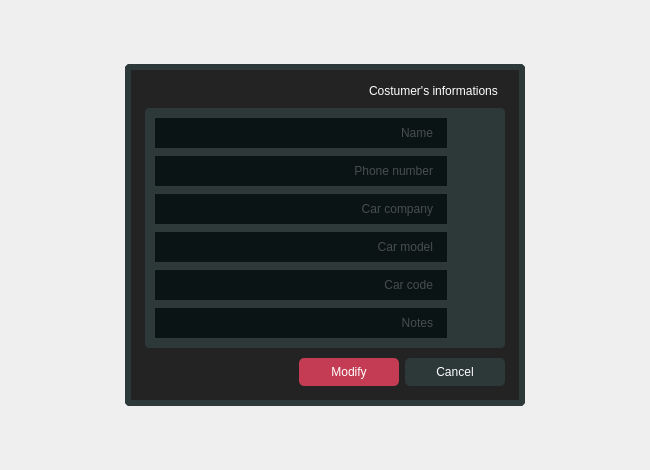
<?xml version="1.0" encoding="UTF-8"?>
<ui version="4.0">
 <class>Form</class>
 <widget class="QWidget" name="Form">
  <property name="geometry">
   <rect>
    <x>0</x>
    <y>0</y>
    <width>650</width>
    <height>470</height>
   </rect>
  </property>
  <property name="windowTitle">
   <string>Form</string>
  </property>
  <layout class="QGridLayout" name="gridLayout">
   <item row="0" column="0">
    <widget class="QWidget" name="verticalWidget" native="true">
     <property name="styleSheet">
      <string notr="true">background-color : rbga(0,0,0,100) ; </string>
     </property>
     <layout class="QGridLayout" name="gridLayout_2">
      <property name="leftMargin">
       <number>10</number>
      </property>
      <property name="topMargin">
       <number>10</number>
      </property>
      <property name="rightMargin">
       <number>10</number>
      </property>
      <property name="bottomMargin">
       <number>10</number>
      </property>
      <item row="1" column="1">
       <widget class="QWidget" name="verticalWidget_2" native="true">
        <property name="minimumSize">
         <size>
          <width>400</width>
          <height>0</height>
         </size>
        </property>
        <property name="styleSheet">
         <string notr="true">QWidget{
background-color : rgb(35,35,35)  ;
border-radius: 5px;
border: 6px solid #2d3838;

}

QLable{
color : white ; 
font: 12pt &quot;Segoe UI&quot;;

}</string>
        </property>
        <layout class="QVBoxLayout" name="verticalLayout_2">
         <property name="spacing">
          <number>10</number>
         </property>
         <property name="leftMargin">
          <number>20</number>
         </property>
         <property name="topMargin">
          <number>20</number>
         </property>
         <property name="rightMargin">
          <number>20</number>
         </property>
         <property name="bottomMargin">
          <number>20</number>
         </property>
         <item alignment="Qt::AlignRight">
          <widget class="QLabel" name="titeldialgue">
           <property name="styleSheet">
            <string notr="true">

QLabel{
font: 16pt &quot;BigNoodleTitling&quot;;
color : white ;
padding-left : 10px ;
border : none ; 

}</string>
           </property>
           <property name="text">
            <string>Costumer's informations </string>
           </property>
          </widget>
         </item>
         <item>
          <widget class="QWidget" name="verticalWidget_3" native="true">
           <property name="styleSheet">
            <string notr="true">QWidget{

background-color : #2d3838 ; 
border-radius: 5px;
color : #858585;
}

QLineEdit {
background-color: #0A1414 ;
border-radius: 0px;
color : #858585 ;
border: 1px solid #2f3939;
padding-right: 12px;
padding-top : 7px ;
padding-bottom : 7px ;
font: 10pt &quot;Segoe UI&quot;;
}
QLineEdit:hover {
	border: 1px solid #858585 ;
}
QLineEdit:focus {
	border: 1px solid  #858585;
	color : white ;
}</string>
           </property>
           <layout class="QVBoxLayout" name="verticalLayout">
            <item>
             <layout class="QHBoxLayout" name="horizontalLayout">
              <item>
               <widget class="QLineEdit" name="line_name">
                <property name="alignment">
                 <set>Qt::AlignRight|Qt::AlignTrailing|Qt::AlignVCenter</set>
                </property>
                <property name="placeholderText">
                 <string>Name</string>
                </property>
               </widget>
              </item>
              <item>
               <spacer name="horizontalSpacer_10">
                <property name="orientation">
                 <enum>Qt::Horizontal</enum>
                </property>
                <property name="sizeType">
                 <enum>QSizePolicy::Fixed</enum>
                </property>
                <property name="sizeHint" stdset="0">
                 <size>
                  <width>10</width>
                  <height>10</height>
                 </size>
                </property>
               </spacer>
              </item>
              <item>
               <widget class="QPushButton" name="moreinfo_4">
                <property name="styleSheet">
                 <string notr="true">QPushButton{ 
background-color : none;
border:none;
padding : 0px ;
}</string>
                </property>
                <property name="text">
                 <string/>
                </property>
                <property name="icon">
                 <iconset resource="../icons/image.qrc">
                  <normaloff>:/image/core/user-line.svg</normaloff>:/image/core/user-line.svg</iconset>
                </property>
                <property name="iconSize">
                 <size>
                  <width>30</width>
                  <height>30</height>
                 </size>
                </property>
               </widget>
              </item>
             </layout>
            </item>
            <item>
             <layout class="QHBoxLayout" name="horizontalLayout_3">
              <item>
               <widget class="QLineEdit" name="line_phone">
                <property name="alignment">
                 <set>Qt::AlignRight|Qt::AlignTrailing|Qt::AlignVCenter</set>
                </property>
                <property name="placeholderText">
                 <string>Phone number</string>
                </property>
               </widget>
              </item>
              <item>
               <spacer name="horizontalSpacer_11">
                <property name="orientation">
                 <enum>Qt::Horizontal</enum>
                </property>
                <property name="sizeType">
                 <enum>QSizePolicy::Fixed</enum>
                </property>
                <property name="sizeHint" stdset="0">
                 <size>
                  <width>10</width>
                  <height>20</height>
                 </size>
                </property>
               </spacer>
              </item>
              <item>
               <widget class="QPushButton" name="moreinfo_6">
                <property name="styleSheet">
                 <string notr="true">QPushButton{ 
background-color : none;
border:none;
padding : 0px ;
}</string>
                </property>
                <property name="text">
                 <string/>
                </property>
                <property name="icon">
                 <iconset resource="../icons/image.qrc">
                  <normaloff>:/image/technology/mobile-phone-line.svg</normaloff>:/image/technology/mobile-phone-line.svg</iconset>
                </property>
                <property name="iconSize">
                 <size>
                  <width>30</width>
                  <height>30</height>
                 </size>
                </property>
               </widget>
              </item>
             </layout>
            </item>
            <item>
             <layout class="QHBoxLayout" name="horizontalLayout_4">
              <item>
               <widget class="QLineEdit" name="line_carcompany">
                <property name="alignment">
                 <set>Qt::AlignRight|Qt::AlignTrailing|Qt::AlignVCenter</set>
                </property>
                <property name="placeholderText">
                 <string>Car company</string>
                </property>
               </widget>
              </item>
              <item>
               <spacer name="horizontalSpacer_12">
                <property name="orientation">
                 <enum>Qt::Horizontal</enum>
                </property>
                <property name="sizeType">
                 <enum>QSizePolicy::Fixed</enum>
                </property>
                <property name="sizeHint" stdset="0">
                 <size>
                  <width>10</width>
                  <height>20</height>
                 </size>
                </property>
               </spacer>
              </item>
              <item>
               <widget class="QPushButton" name="moreinfo_7">
                <property name="styleSheet">
                 <string notr="true">QPushButton{ 
background-color : none;
border:none;
padding : 0px ;
}</string>
                </property>
                <property name="text">
                 <string/>
                </property>
                <property name="icon">
                 <iconset resource="../icons/image.qrc">
                  <normaloff>:/image/commerce/bank-line.svg</normaloff>:/image/commerce/bank-line.svg</iconset>
                </property>
                <property name="iconSize">
                 <size>
                  <width>30</width>
                  <height>30</height>
                 </size>
                </property>
               </widget>
              </item>
             </layout>
            </item>
            <item>
             <layout class="QHBoxLayout" name="horizontalLayout_5">
              <item>
               <widget class="QLineEdit" name="line_carmodel">
                <property name="alignment">
                 <set>Qt::AlignRight|Qt::AlignTrailing|Qt::AlignVCenter</set>
                </property>
                <property name="placeholderText">
                 <string>Car model</string>
                </property>
               </widget>
              </item>
              <item>
               <spacer name="horizontalSpacer_13">
                <property name="orientation">
                 <enum>Qt::Horizontal</enum>
                </property>
                <property name="sizeType">
                 <enum>QSizePolicy::Fixed</enum>
                </property>
                <property name="sizeHint" stdset="0">
                 <size>
                  <width>10</width>
                  <height>20</height>
                 </size>
                </property>
               </spacer>
              </item>
              <item>
               <widget class="QPushButton" name="moreinfo_8">
                <property name="styleSheet">
                 <string notr="true">QPushButton{ 
background-color : none;
border:none;
padding : 0px ;
}</string>
                </property>
                <property name="text">
                 <string/>
                </property>
                <property name="icon">
                 <iconset resource="../icons/image.qrc">
                  <normaloff>:/image/essential/key-line.svg</normaloff>:/image/essential/key-line.svg</iconset>
                </property>
                <property name="iconSize">
                 <size>
                  <width>30</width>
                  <height>30</height>
                 </size>
                </property>
               </widget>
              </item>
             </layout>
            </item>
            <item>
             <layout class="QHBoxLayout" name="horizontalLayout_6">
              <item>
               <widget class="QLineEdit" name="line_carcode">
                <property name="alignment">
                 <set>Qt::AlignRight|Qt::AlignTrailing|Qt::AlignVCenter</set>
                </property>
                <property name="placeholderText">
                 <string>Car code</string>
                </property>
               </widget>
              </item>
              <item>
               <spacer name="horizontalSpacer_14">
                <property name="orientation">
                 <enum>Qt::Horizontal</enum>
                </property>
                <property name="sizeType">
                 <enum>QSizePolicy::Fixed</enum>
                </property>
                <property name="sizeHint" stdset="0">
                 <size>
                  <width>10</width>
                  <height>20</height>
                 </size>
                </property>
               </spacer>
              </item>
              <item>
               <widget class="QPushButton" name="moreinfo_9">
                <property name="styleSheet">
                 <string notr="true">QPushButton{ 
background-color : none;
border:none;
padding : 0px ;
}</string>
                </property>
                <property name="text">
                 <string/>
                </property>
                <property name="icon">
                 <iconset resource="../icons/image.qrc">
                  <normaloff>:/image/technology/bar-code-line.svg</normaloff>:/image/technology/bar-code-line.svg</iconset>
                </property>
                <property name="iconSize">
                 <size>
                  <width>30</width>
                  <height>30</height>
                 </size>
                </property>
               </widget>
              </item>
             </layout>
            </item>
            <item>
             <layout class="QHBoxLayout" name="horizontalLayout_7">
              <item>
               <widget class="QLineEdit" name="line_notes">
                <property name="alignment">
                 <set>Qt::AlignRight|Qt::AlignTrailing|Qt::AlignVCenter</set>
                </property>
                <property name="placeholderText">
                 <string>Notes</string>
                </property>
               </widget>
              </item>
              <item>
               <spacer name="horizontalSpacer_15">
                <property name="orientation">
                 <enum>Qt::Horizontal</enum>
                </property>
                <property name="sizeType">
                 <enum>QSizePolicy::Fixed</enum>
                </property>
                <property name="sizeHint" stdset="0">
                 <size>
                  <width>10</width>
                  <height>20</height>
                 </size>
                </property>
               </spacer>
              </item>
              <item>
               <widget class="QPushButton" name="moreinfo_5">
                <property name="styleSheet">
                 <string notr="true">QPushButton{ 
background-color : none;
border:none;
padding : 0px ;
}</string>
                </property>
                <property name="text">
                 <string/>
                </property>
                <property name="icon">
                 <iconset resource="../icons/image.qrc">
                  <normaloff>:/image/essential/note-edit-line.svg</normaloff>:/image/essential/note-edit-line.svg</iconset>
                </property>
                <property name="iconSize">
                 <size>
                  <width>30</width>
                  <height>30</height>
                 </size>
                </property>
               </widget>
              </item>
             </layout>
            </item>
           </layout>
          </widget>
         </item>
         <item alignment="Qt::AlignBottom">
          <widget class="QWidget" name="horizontalWidget" native="true">
           <property name="styleSheet">
            <string notr="true">border : none ; </string>
           </property>
           <layout class="QHBoxLayout" name="horizontalLayout_2">
            <property name="leftMargin">
             <number>0</number>
            </property>
            <property name="topMargin">
             <number>0</number>
            </property>
            <property name="rightMargin">
             <number>0</number>
            </property>
            <property name="bottomMargin">
             <number>0</number>
            </property>
            <item>
             <spacer name="horizontalSpacer_3">
              <property name="orientation">
               <enum>Qt::Horizontal</enum>
              </property>
              <property name="sizeHint" stdset="0">
               <size>
                <width>40</width>
                <height>20</height>
               </size>
              </property>
             </spacer>
            </item>
            <item>
             <widget class="QPushButton" name="modify_button">
              <property name="minimumSize">
               <size>
                <width>100</width>
                <height>0</height>
               </size>
              </property>
              <property name="styleSheet">
               <string notr="true">QPushButton{ 
background-color: #C33C54 ;
border-radius: 5px;
color : white ;
border: none;
font: 14pt &quot;BigNoodleTitling&quot;;
padding-top : 7px ;
padding-bottom : 7px ;
padding-right : 27px ;
padding-left : 27px ;
 }
QPushButton:hover{
border: 3px solid white;
padding : 4px ;
}
</string>
              </property>
              <property name="text">
               <string>Modify</string>
              </property>
             </widget>
            </item>
            <item>
             <widget class="QPushButton" name="cancel_button">
              <property name="minimumSize">
               <size>
                <width>100</width>
                <height>0</height>
               </size>
              </property>
              <property name="styleSheet">
               <string notr="true">QPushButton{ 
background-color: #2d3838 ;
border-radius: 5px;
color : white ;
border: none;
font: 14pt &quot;BigNoodleTitling&quot;;
padding-top : 7px ;
padding-bottom : 7px ;
padding-right : 27px ;
padding-left : 27px ;
 }
QPushButton:hover{
border: 3px solid white;
padding : 4px ;
}
</string>
              </property>
              <property name="text">
               <string>Cancel</string>
              </property>
             </widget>
            </item>
           </layout>
          </widget>
         </item>
        </layout>
       </widget>
      </item>
      <item row="2" column="1">
       <spacer name="verticalSpacer">
        <property name="orientation">
         <enum>Qt::Vertical</enum>
        </property>
        <property name="sizeHint" stdset="0">
         <size>
          <width>20</width>
          <height>40</height>
         </size>
        </property>
       </spacer>
      </item>
      <item row="1" column="0">
       <spacer name="horizontalSpacer_2">
        <property name="orientation">
         <enum>Qt::Horizontal</enum>
        </property>
        <property name="sizeHint" stdset="0">
         <size>
          <width>40</width>
          <height>20</height>
         </size>
        </property>
       </spacer>
      </item>
      <item row="1" column="2">
       <spacer name="horizontalSpacer">
        <property name="orientation">
         <enum>Qt::Horizontal</enum>
        </property>
        <property name="sizeHint" stdset="0">
         <size>
          <width>40</width>
          <height>20</height>
         </size>
        </property>
       </spacer>
      </item>
      <item row="0" column="1">
       <spacer name="verticalSpacer_2">
        <property name="orientation">
         <enum>Qt::Vertical</enum>
        </property>
        <property name="sizeHint" stdset="0">
         <size>
          <width>20</width>
          <height>40</height>
         </size>
        </property>
       </spacer>
      </item>
     </layout>
    </widget>
   </item>
  </layout>
 </widget>
 <resources>
  <include location="../icons/image.qrc"/>
 </resources>
 <connections/>
</ui>
